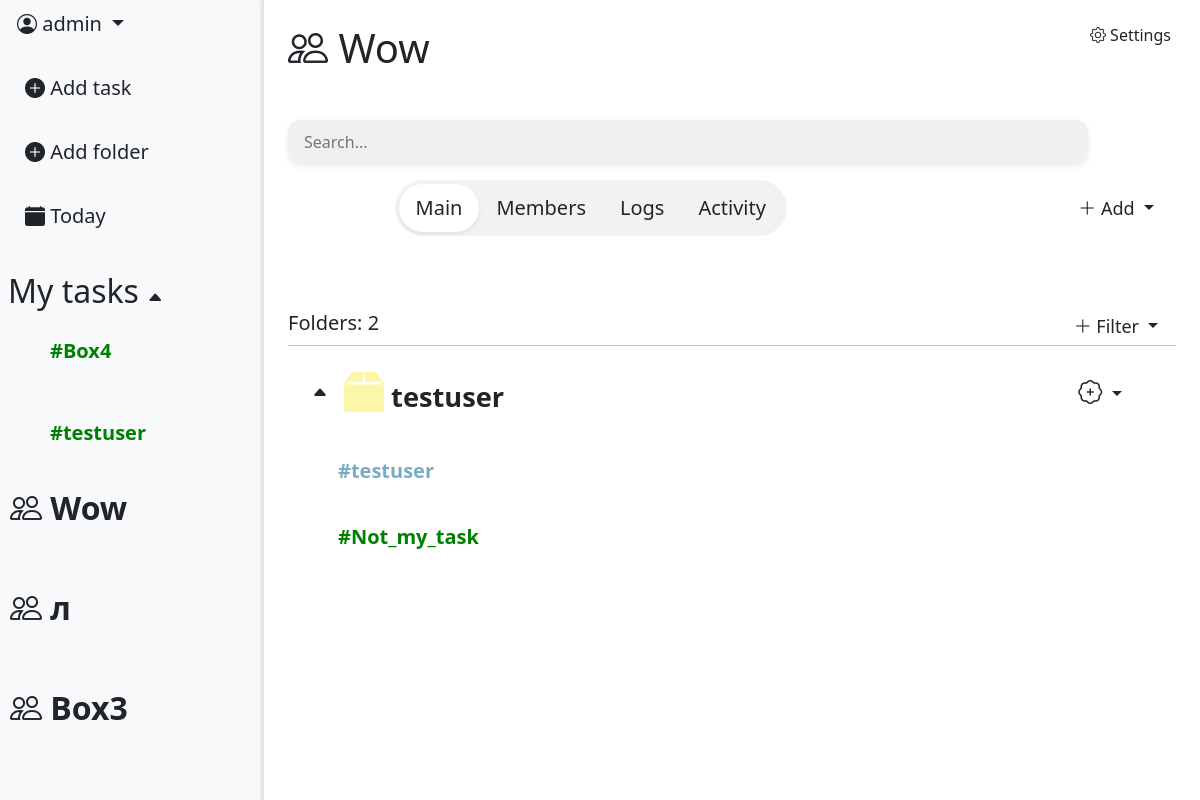
The page /workspace/10/ (signed in) on the database as committed earlier.
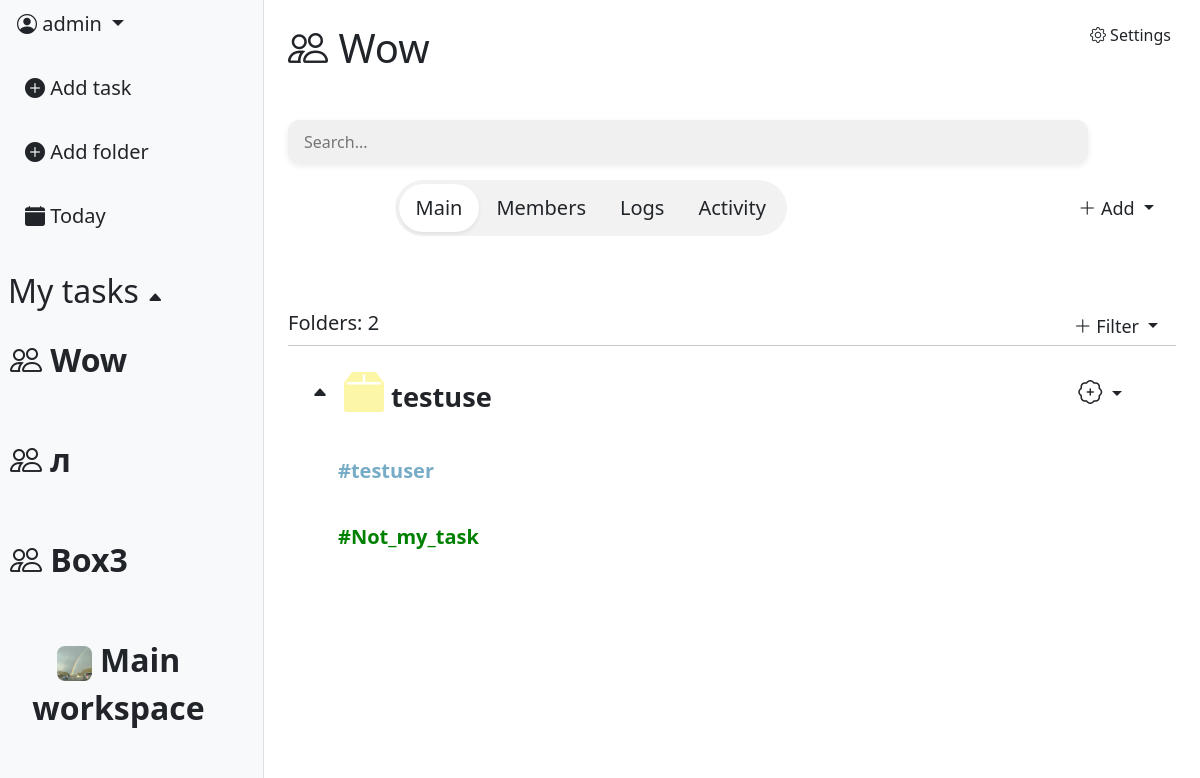
The same page on the database as committed later.
### task_app/models.py (models this page shows, shortened)
class Folder(models.Model):
    COLOR_VARIATION = [
        ("#77acc7", "🔵Air blue"),
        ("#9966cc", "🟣Amethust"),
        ("#008000", "🟢Apple Green"),
        ("#ff033e", "🔴Red rose"),
        ("#ffe135", "🟡Banana yellow"),
        ("#ff6500", "🟠Sunset"),
        ("#000000", "⚫Black"),
    ]
    color = models.CharField(max_length=30, choices=COLOR_VARIATION, default="#77acc7")
    name = models.CharField(max_length=16)
    box = models.ForeignKey(Box, null=True, blank=True, on_delete=models.CASCADE, default=None, related_name='folders')
    created_at = models.DateTimeField(auto_now_add=True)
    creator = models.ForeignKey(User, on_delete=models.CASCADE)
    workspace = models.ForeignKey(Workspace, on_delete=models.CASCADE, null=True, blank=True, default=None)

class Workspace(models.Model):
    INVITE_PERMISSION = [
        ("owner_only", "Only owner"),
        ("owner_admin", "Owner & Admin"),
                ]
    WORKSPACE_SPACE = [
        ("one", "Just me"),
        ("two_five", "Group (2-5)"),
        ("six_fifteen", "Team (6-15)"),
    ]
    SPACE_LIMITS = {
        "one": 1,
        "two_five": 5,
        "six_fifteen": 15,
    }
    name = models.CharField(max_length=64)
    invite_role = models.CharField(max_length=16,
                                choices=INVITE_PERMISSION,
                                default='owner_admin')
    workspace_space = models.CharField(max_length=16, choices=WORKSPACE_SPACE, default='one')
    icon = models.ImageField(null=True, blank=True)
    created_at = models.DateTimeField(auto_now_add=True)
    owner = models.ForeignKey(User,
                            on_delete=models.CASCADE,
                            related_name='workspace_creator')

class Box(models.Model):
    COLOR_VARIATION_BOX = [
        ("#123F73", "🔵Deep ocean"),
        ("#D2A1FE", "🟣Violet"),
        ("#33DEB8", "🟢Aquamarine"),
        ("#6D020E", "🔴Red wine"),
        ("#FCF6A7", "🟡Sand"),
        ("#774C06", "🟤Terracotta"),
        ("#000000", "⚫Black"),
    ]
    workspace = models.ForeignKey(Workspace, on_delete=models.CASCADE)
    name = models.CharField(max_length=24)
    color = models.CharField(max_length=32, choices=COLOR_VARIATION_BOX, default="#123F73")
    created_at = models.DateTimeField(auto_now_add=True)
    creator = models.ForeignKey(User, on_delete=models.CASCADE)

### workspace_app/views.py (the view, shortened to what this page needs)
# urls.py: path('workspace/<int:pk>/', views.WorkspaceDetailView.as_view(), name="workspace_detail"),
class WorkspaceDetailView(LoginRequiredMixin, DetailView):
    model = Workspace
    context_object_name = "workspace"
    template_name = "workspace/workspace_detail.html"
    def get_queryset(self):
        return Workspace.objects.filter(
            members__member=self.request.user,
            members__is_active=True
        )
    def get_context_data(self, **kwargs):
        context = super().get_context_data(**kwargs)
        context['tab'] = self.request.GET.get('tab', 'main')
        context['boxes'] = Box.objects.filter(
            workspace=self.object
        ).prefetch_related('folders')
        context['members'] = WorkspaceMember.objects.filter(
            workspace=self.object,
            is_active=True
        ).select_related('member', 'member__profile').annotate(
            role_order=Case(
                When(role='owner', then=0),
                When(role='admin', then=1),
                When(role='member', then=2),
                default=3,
                output_field=IntegerField()
            )
        ).order_by('role_order')
        context['owner_candidates'] = WorkspaceMember.objects.filter(
            workspace=self.object,
            is_active=True,
        ).exclude(role='owner').select_related('member', 'member__profile')
        context['folders'] = Folder.objects.filter(
            creator=self.request.user,
            box__isnull=True
        )
        context['workspaces'] = Workspace.objects.filter(
            members__member=self.request.user,
            members__is_active=True
        )
        context['user_role'] = WorkspaceMember.objects.get(
            workspace=self.object,
            member=self.request.user
        ).role
        context["box_form"] = BoxForm()
        context["folders_count"] = Folder.objects.filter(workspace=self.object).count()
        context['task_form'] = TaskForm()
        context['folder_form'] = FolderForm()
        boxes_data = []
        for box in context['boxes']:
            boxes_data.append({
                'id': box.pk,
                'name': box.name,
                'folders': [
                    {'id': f.pk, 'name': f.name}
                    for f in box.folders.all()
                ]
            })
        context['boxes_json'] = json.dumps(boxes_data)
        if context['tab'] == 'logs':
                if context['user_role'] != 'owner':
                    raise Http404
        return context

### workspace_app/forms.py
class BoxForm(forms.ModelForm):
    class Meta:
        model = Box
        fields = ["name", "color"]
    def __init__(self, *args, **kwargs):
        super(BoxForm, self).__init__(*args, **kwargs)
        self.fields['name'].widget.attrs.update({
            "class": "form-control noborder-input content-input",
            "placeholder" : "Name"
        })
        self.fields['color'].widget.attrs.update({
            "class": "form-control transparent-input",
            "placeholder" : "Color"
        })

### templates/workspace/workspace_detail.html (shortened to what the changed rows need)
{% extends 'base.html' %}
{% load static %}
{% load custom_tags %}
{% block content %}
    <div class="d-flex">
        {% include 'includes/leftbar.html' %}
        <div class="p-4" style="flex: 1 1 0; min-width: 0; position: relative;">
            {% if user_role == 'owner' or user_role == 'admin' %}
                <div style="position: absolute; top: 16px; right: 16px;">
                    <a class="btn" data-bs-toggle="modal" data-bs-target="#WorkspaceSettingsModal">
                    </a>
                </div>
            {% elif user_role == 'member' %}
                <div style="position: absolute; top: 16px; right: 16px;">
                    <a class="btn" data-bs-toggle="modal" data-bs-target="#LeaveWorkspaceModal">
                        <i class="bi bi-box-arrow-left"></i> Leave
                    </a>
                </div>
            {% endif %}
            <h1>
                {% if workspace.icon %}
                    <img src="{{ workspace.icon.url }}"
                        style="width: 45px; height: 45px; border-radius: 10px; object-fit: cover; vertical-align: middle;">
                {% else %}
                    <i class="bi bi-people"></i>
                {% endif %}
                {{ workspace.name }}
            </h1>
            <br>
            <div class="mb-3 mt-3" style="max-width: 800px; {% if tab == 'activity' %}visibility: hidden;{% endif %}">
                <input type="text" class="custom-search" id="workspace-search" placeholder="Search...">
            </div>
            <div class="d-flex align-items-center" style="margin-left: 12%;">
                <div class="d-inline-flex p-1 rounded-pill"
                    style="background: rgba(0, 0, 0, 0.05); {% if user_role == 'member' %}width: fit-content{% endif %}">
                </div>
                <div class="ms-auto">
                </div>
            </div>
            <br><br>
            {% if tab == 'main' %}
                {% include 'workspace/main_tab.html' %}
            {% elif tab == 'members' and user_role in 'owner admin' %}
                {% include 'workspace/members_tab.html' %}
            {% elif tab == 'logs' and user_role == 'owner' %}
                {% include 'workspace/logs_tab.html' %}
            {% elif tab == 'activity' %}
                {% include 'workspace/activity_tab.html' %}
            {% endif %}
        </div>
    </div>
{% endblock %}

### templates/includes/leftbar.html (shortened to what the changed rows need)
<div id="leftbar" class="bg-light border-end d-flex flex-column" style="width: 22%; height: 100vh; position: relative; overflow: hidden;">
    <div class="flex-shrink-0">
        <div class="dropdown-center mb-3">
        </div>
        <div class="d-flex flex-column align-items-start gap-3 ps-2">
        </div>
    </div>
    <br>
    {% if workspace and current_folder %}
        <div class="ps-2 mt-2">
            <a href="{% url 'workspace:workspace_detail' workspace.pk %}"
                class="btn btn-lg ps-2 fw-bold" style="font-size: 1.6rem;">
                <i class="bi bi-people"></i> {{ workspace.name }}
            </a>
        </div>
        <div style="flex: 1 1 0; min-height: 0; overflow-y: auto; overflow-x: hidden; margin-right: 10px;">
            {% for box in workspace_boxes %}
                <div class="folder-row d-flex align-items-center justify-content-between p-2 rounded"
                    style="cursor: pointer; user-select: none;"
                    onclick="toggleBox({{ box.pk }})">
                    <span class="btn btn-lg fw-bold ps-2" style="font-size: 1.5rem;">
                        <i id="box-arrow-{{ box.pk }}" class="bi bi-caret-up-fill" style="font-size: 14px;"></i>
                        {{ box.name }}
                    </span>
                </div>
                <div id="box-folder-{{ box.pk }}" class="ps-4" style="overflow: hidden; transition: 0.3s;">
                    {% for folder in box.folders.all %}
                        <div class="folder-row d-flex align-items-center p-2 rounded">
                            <a href="{% url 'workspace:folder-detail' pk=workspace.pk folder_id=folder.pk %}"
                                class="btn btn-lg"
                                style="color: {{ folder.color }}; font-weight: bold; font-size: 1.4rem;">
                                #{{ folder.name }}
                            </a>
                        </div>
                    {% endfor %}
                </div>
            {% endfor %}
        </div>
    {% else %}
        <div class="ps-2 mt-2">
            <h2 id="folders-toggle" style="cursor: pointer; user-select: none;">
                My tasks <span id="folders-arrow" class="bi bi-caret-up-fill" style="font-size: 16px;"></span>
            </h2>
        </div>
        <div id="folder_list" style="max-height: 300px; overflow-y: auto; overflow-x: hidden; margin-right: 10px;">
            <div class="d-flex flex-column align-items-start gap-3 ps-4">
                {% for folder in folders %}
                    <div class="folder-row d-flex align-items-center justify-content-between p-2 rounded">
                        <a
                        href="{% url 'tasks:folder-tasks' folder.pk %}"
                        class="btn btn-lg"
                        style="color: {{ folder.color }}; font-weight: bold;"
                        >
                        #{{ folder.name }}
                        </a>
                    </div>
                {% endfor %}
            </div>
        </div>
        <div id="workspace_list" style="flex: 1 1 0; min-height: 0; overflow-y: auto; overflow-x: hidden; margin-right: 10px;">
            <div class="d-flex flex-column align-items-start gap-3 ps-0">
                {% for workspace in workspaces %}
                    <div class="folder-row d-flex align-items-center justify-content-between p-2 rounded">
                        <a href="{% url 'workspace:workspace_detail' workspace.pk %}"
                        class="btn btn-lg ps-0"
                        style="font-size: 32px; font-weight: 600;">
                            {% if workspace.icon %}
                                <img src="{{ workspace.icon.url }}"
                                    style="width: 35px; height: 35px; border-radius: 8px; object-fit: cover; vertical-align: middle;">
                            {% else %}
                                <i class="bi bi-people"></i>
                            {% endif %}
                            {{ workspace.name }}
                        </a>
                    </div>
                {% endfor %}
            </div>
        </div>
    {% endif %}
    <div id="leftbar-resizer"
        style="position: absolute;
            top: 0;right: 0; width: 3.5px; height: 100%;cursor: col-resize;
            z-index: 100;">
    </div>
</div>

### templates/workspace/main_tab.html (shortened to what this page needs)
<br>
<div class="d-flex align-items-center">
    <h5>Folders: {{ folders_count }}</h5>
    <div class="ms-auto">
       <div class="dropdown">
            <button class="btn btn-sm dropdown-toggle custom_priorety_select_menu_lg"
                type="button" data-bs-toggle="dropdown">
                <i class="bi bi-plus-lg"></i> Filter
            </button>
        </div>
    </div>
</div>
<hr class="m-0">
<div id="boxes-container" style="max-height: 500px; overflow-y: auto; overflow-x: hidden; padding-bottom: 140px;">
    {% for box in boxes %}
        <div class="d-flex align-items-center p-3" data-box-id="{{ box.pk }}" data-name="{{ box.name }}" style="cursor: pointer; user-select: none;" onclick="toggleBox({{ box.pk }})">
            <i id="box-arrow-{{ box.pk }}" class="bi bi-caret-up-fill ms-2"></i>
            <p class="ms-3 mb-0" style="font-size: 1.7rem; font-weight: bold;">
                <i class="bi bi-box2-fill" style="font-size: 2.5rem; color: {{ box.color }};"></i>
                {{ box.name }}
            </p>
            <div class="dropdown ms-auto" onclick="event.stopPropagation()">
                <button class="btn btn-sm dropdown-toggle custom_priorety_select_menu_lg"
                    type="button" data-bs-toggle="dropdown">
                    <i class="bi bi-patch-plus" style="font-size: 1.5rem;"></i>
                </button>
            </div>
        </div>
        <div id="box-folder-{{ box.pk }}" class="ps-4 pb-2" style="overflow: hidden; transition: 0.3s;">
            {% for folder in box.folders.all %}
                <div class="folder-row d-flex align-items-center justify-content-between p-2 rounded">
                    <a
                        href="{% url 'workspace:folder-detail' pk=box.workspace.pk folder_id=folder.pk %}"
                        class="btn btn-lg"
                        style="color: {{ folder.color }}; font-weight: bold;"
                        >
                        #{{ folder.name }}
                    </a>
                </div>
            {% endfor%}
        </div>
    {% empty %}
        <p class="text-muted text-center mt-4">No boxes yet</p>
    {% endfor %}
</div>

Rows that differ between the two databases and show on the page:
removed Folder: name "Box4", shown under "My tasks"
removed Folder: name "testuser", shown under "My tasks"
added Workspace: icon (picture), name "Main workspace"
changed Box: name "testuser" → "testuse"
